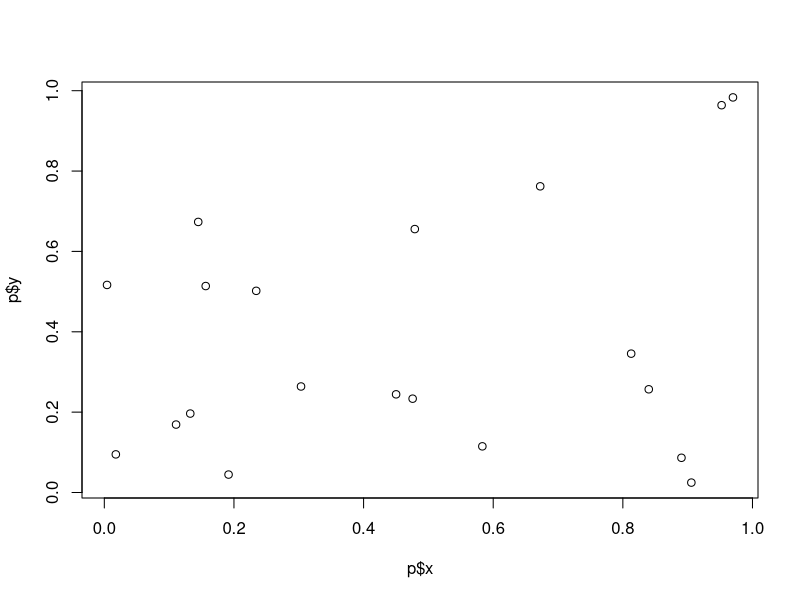

Recreate this plot in R.

# MATRICIES AND DATA FRAMES

m <- matrix(data = 1:12, nrow = 3)

# subsetting by elements
m[1:2, ]
m[, 3:4]

# subset with logical conditional statements
## select all columns for which total is >15
m[, colSums(m)>15]
## select rows that add exactly 22
m[rowSums(m) == 22, ]
## everything exept 22
m[rowSums(m) != 22,]

### Logical operators: == != > <

# subsetting to a vector changes the data type
z <- m[1,]
# z is vector

z2 <- m[1, , drop = FALSE] # keeps it as a matrix instead of changing to vector


# simulate new matrix
m2 <- matrix(data = runif(9), nrow = 3)

# use assignment operator to substitute values
m2[m2 > 0.6] <- NA # assigns something else to values that match the conditional


data <- iris
head(data)

data[3,2] # numbered indicies

dataSub <- data[, c("Species", "Petal.Length")]

#### sort a data frame by values
ordered_iris <- iris[order(iris$Petal.Length), ]
head(ordered_iris)




# FUNCTIONS

# everything in R is a function
sum(3, 4)

# to see code of function
sd

# User Defined Functions

# function_name <- function(argX = defaultX, argY = defaultY){ CODE }
# {} starts the body of the function -- lines of R, comments, local variables
# end with return(what you want to return)


my_func <- function(a = 3, b = 4){
  z <- a + b
  return(z)
}
my_func() # runs defaults
my_func(a = 100, b = 2.3)


#my_func_bad <- function(a = 3){
#  z <- a + b
#  return(z)
# }

# Multiple Return Statements

###################################
# FUNCTION: HardyWeinberg
# Input: all allele frequency p (0,1)
# Output: p and the frequencies of 3 genotypes AA AB BB
#-------------------------------
HardyWeinberg <- function(p = runif(1)){
  if(p > 1.0 | p < 0.0){
    return("Function failure: p must be between 0 and 1")
  }
  q <- 1-p
  fAA <- p^2
  fAB <- 2*p*q
  fBB <- q^2
  vec_out <- signif(c(p=p, AA = fAA, AB = fAB, BB = fBB), digits = 3)
  return(vec_out)
}
##################################

HardyWeinberg()

freqs <- HardyWeinberg() # save the output

HardyWeinberg(p=3)


# Create a Complex Default Value

###############################
# FUNCTION: fit_linear2
# fits simple regression line
# input: numeric list (p) of predictor x and response y
# output: slope, p value

fit_linear2 <- function(p = NULL){
  if(is.null(p)){
    p <-list(x = runif(20), y = runif(20)) 
  }
  my_mod <- lm(p$x~p$y)
  my_out <- c(slope = summary(my_mod)$coefficients[2,1],
              pvalue = summary(my_mod)$coefficients[2,4])
  plot(x = p$x, y = p$y) # wuick plot to chekc output
  return(my_out)
}
##########################
fit_linear2()






